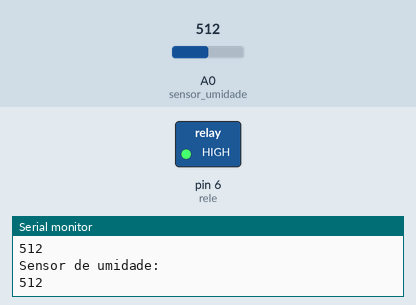
Recording of a sketch running on a simulated Arduino Uno, built with avr-gcc and run on an emulated ATmega328P. On the bench: switched loads named in the sketch (green lamp = pin HIGH), the last lines printed to the serial monitor. Inputs (shaded band) come from the test bench; at power-on: A0 (sensor_umidade) = 512.

Above: at 1.8 s.
1.9 s: A0 (sensor_umidade) set to 485
At 2.7 s:
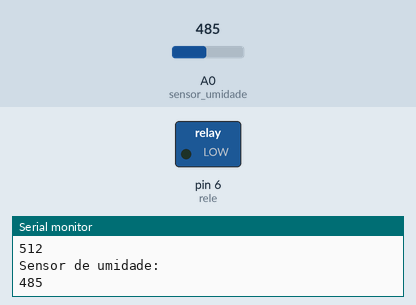
Timing chart, 0 to 33.5 s (numbered marks = the images above; inputs shaded):
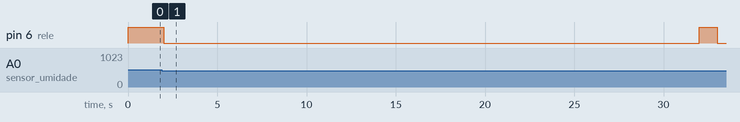

The sketch:

SensorUmidadeRele.ino
```cpp
#include "SoftwareSerial.h"

//variáveis Sensor de Umidade
int rele = 6;
int sensor_umidade = A0;
int ligado = 0;
int retorno_sensor = 0;
//-------------------------------------------------------------
//  Alterar a quantidade do irrigador ligado
//  30000 = 30 segundos
//-------------------------------------------------------------
int tempo_irrigacao = 30000;

//-------------------------------------------------------------
//  ALTERAR AQUI O VALOR DO LIMITE ENTRE O MOLHADO E O SECO
//-------------------------------------------------------------
int limite_molhado = 500;

void setup() {

  Serial.begin(9600);

  // inicializa as variáveis e portas
  pinMode(sensor_umidade, INPUT);

  pinMode(rele, OUTPUT);

}

void loop() {

  SensorUmidade();

  delay(1000);
}

void SensorUmidade(){

  retorno_sensor = analogRead(sensor_umidade);
  Serial.println("Sensor de umidade:");
  Serial.println(retorno_sensor);

  if (retorno_sensor < limite_molhado)
  {
    digitalWrite(rele, LOW);
    delay(tempo_irrigacao);
    digitalWrite(rele, HIGH);
  }
  else
  {
    digitalWrite(rele, HIGH);
  }
}
```

Measured:
- the behaviour switches between 500 and 499 on A0 (sensor_umidade) (found by bisection; images 0 and 1)
- after the input at 1.9 s, pin 6 (rele): HIGH → LOW after 0.10 s, → HIGH 30.0 s later, → LOW 1.0 s later
